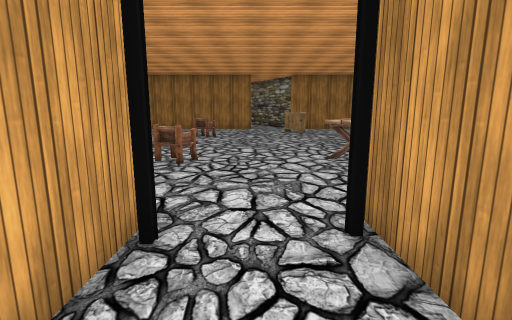
view 1 (above)

21 first-person views from a walk through a 3-D level made in the Unity game engine. The camera is 1.5 m above the floor, tilts 10° down and sees 85° across. The floor is counted in squares, 1 m on a side. Each view is taken from the middle of a square. On the plan, view 1 faces up. The plan holds only what a view shows up to about 14 squares ahead; the rest is blank. The place goes on beyond the plan. The player is left out. Some animated figures are not drawn. Door leaves are left out, so doorways stand open. Some surface patterns are stand-ins.

view 2
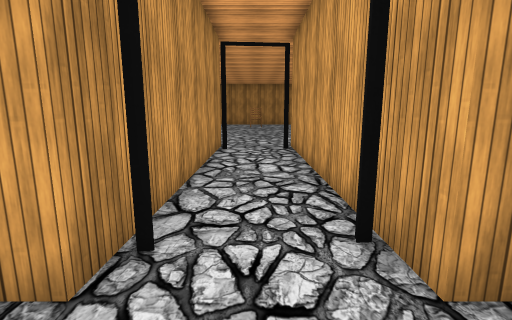

view 3
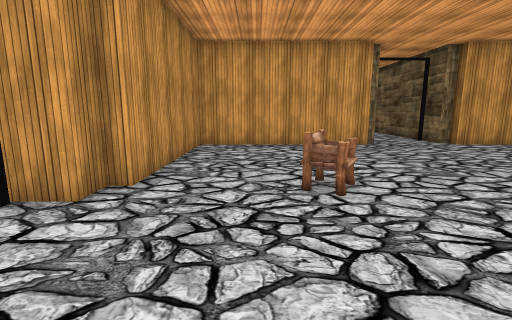

view 4
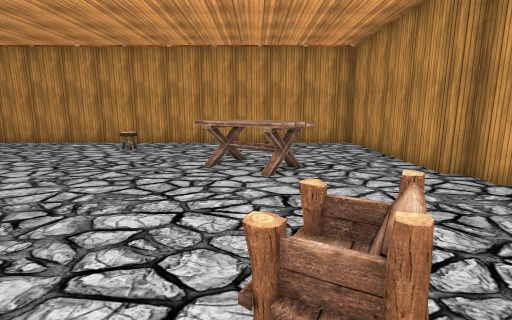

view 5
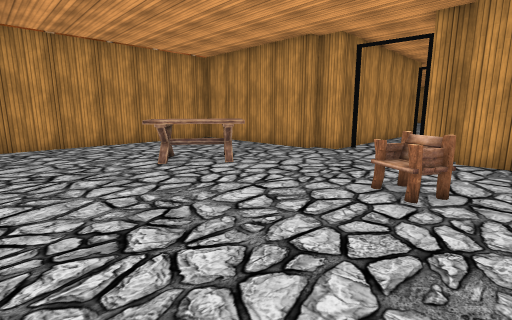

view 6
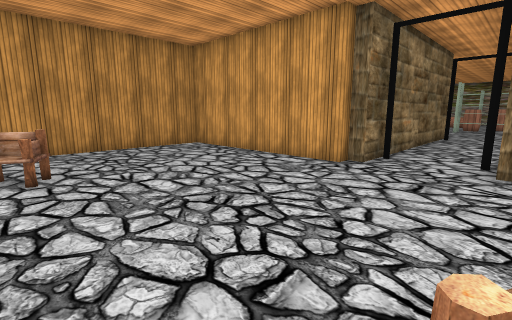

view 7
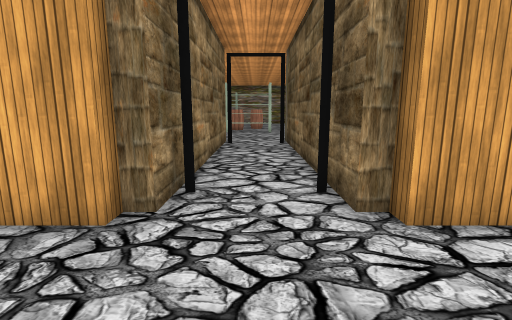

view 8
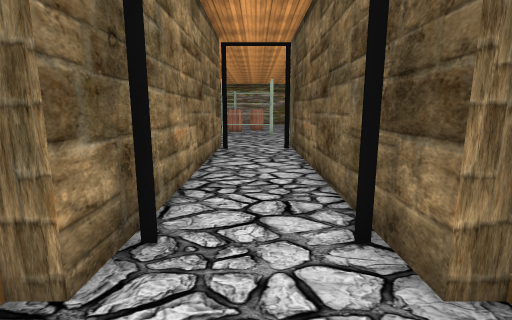

view 9
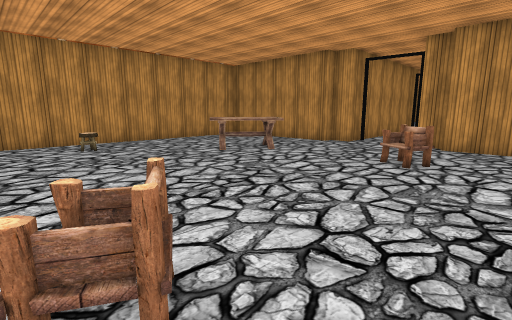

view 10
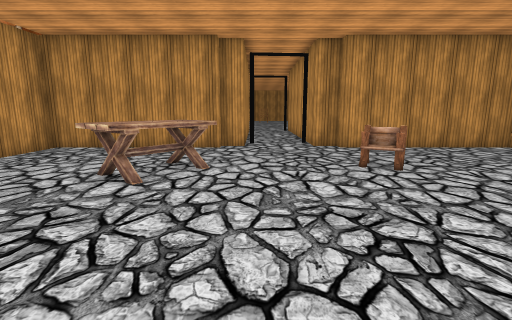

view 11
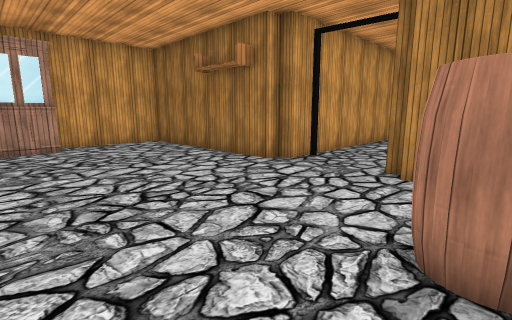

view 12
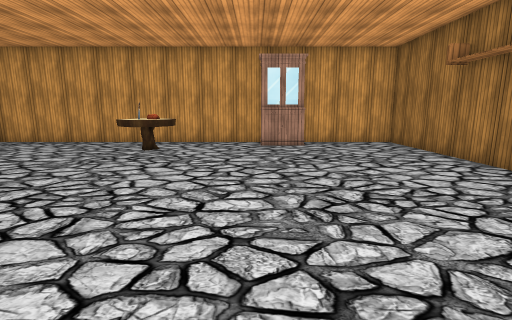

view 13
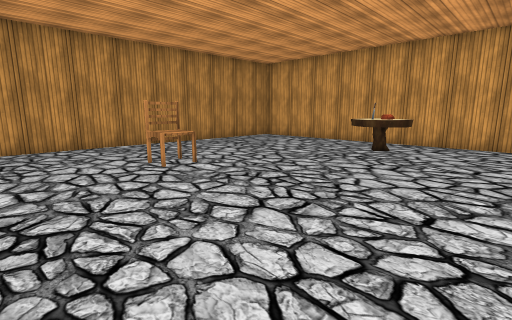

view 14
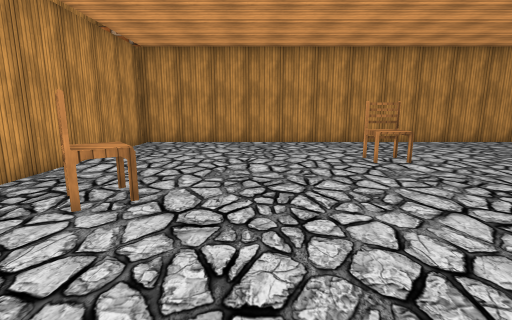

view 15
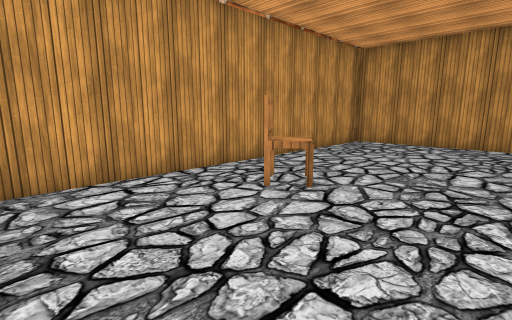

view 16
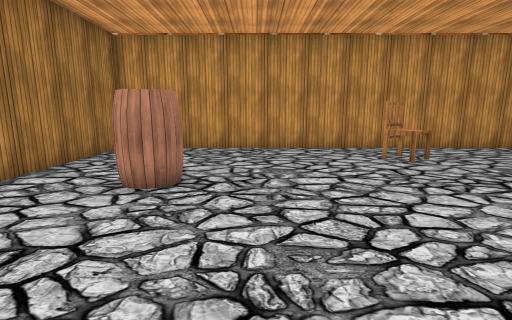

view 17
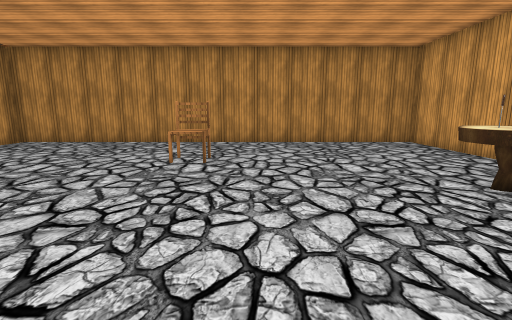

view 18
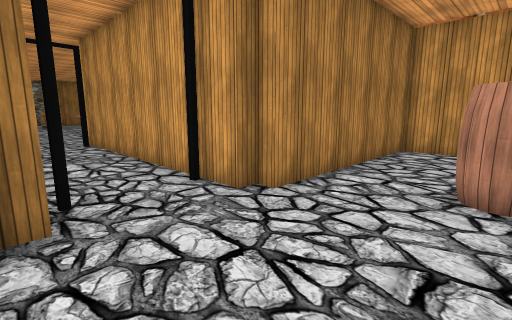

view 19
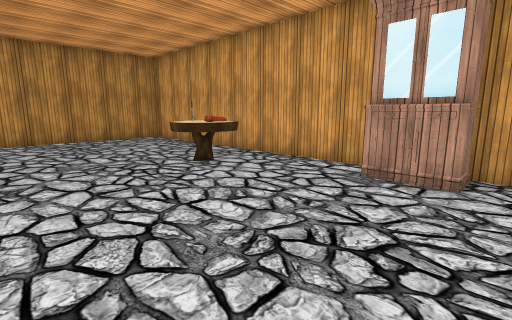

view 20
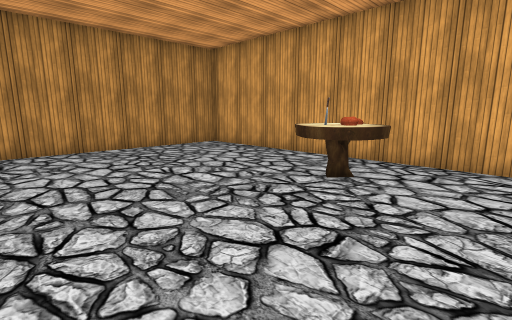

view 21
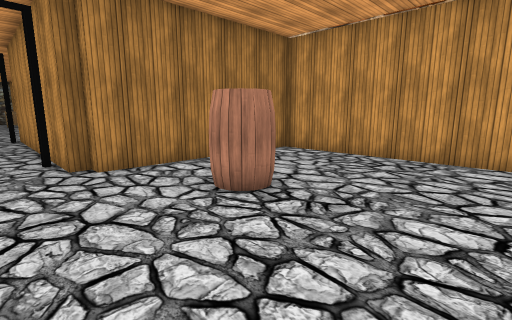

### Floor plan
Ten units are one square. View 1 is at (0, 0); x grows to the right and y downward. Boxes are objects, and circles mark ways between rooms. Rooms are numbered by the first view taken in them; rooms with no view inside come last. Other rooms are left out.
<svg viewBox="-205 -180 305 440">
<path fill="none" stroke="#000" d="M-15 -40 -15 60M15 60 15 -40M15 -40 25 -40 25 -45 95 -45 95 -175M-100 -125 -100 -120 -95 -120 -95 -45 -25 -45 -25 -40 -15 -40M-95 -175 -95 -160 -100 -160 -100 -155M-95 128 -95 255 95 255 95 65 20 65M-15 60 -20 60 -20 65 -95 65 -95 110M20 60 15 60M-200 -125 -100 -125M-100 -155 -190 -155"/>
<rect x="-35" y="-95" width="20" height="20" fill="#bbb"><title>chair</title></rect>
<rect x="-35" y="-175" width="10" height="20" fill="#bbb"><title>chair</title></rect>
<rect x="15" y="-105" width="40" height="30" fill="#bbb"><title>table</title></rect>
<rect x="65" y="-145" width="10" height="10" fill="#bbb"><title>stool</title></rect>
<rect x="-95" y="105" width="20" height="30" fill="#bbb"><title>cabinet</title></rect>
<rect x="-85" y="155" width="30" height="30" fill="#bbb"><title>table</title></rect>
<rect x="-5" y="195" width="10" height="20" fill="#bbb"><title>stool</title></rect>
<rect x="25" y="85" width="20" height="20" fill="#bbb"><title>barrel</title></rect>
<rect x="55" y="155" width="20" height="20" fill="#bbb"><title>stool</title></rect>
<circle cx="0" cy="-30" r="3" fill="#2a7"/>
<circle cx="5" cy="55" r="3" fill="#2a7"/>
<circle cx="-110" cy="-140" r="3" fill="#2a7"/>
<text x="0" y="10">1</text>
<text x="0" y="-110">2</text>
<text x="0" y="160">3</text>
<text x="-150" y="-140">4</text>
</svg>
Room 1 opens to room 2. Room 1 opens to room 3. Room 2 opens to room 4.

Where each view was taken, in squares from view 1:
view 1: 0 up, 0 right, facing up
view 2: 6 up, 0 right, facing down
view 3: 7 up, 3 right, facing left
view 4: 9 up, 4 left, facing right
view 5: 14 up, 4 left, facing down-right
view 6: 16 up, 2 left, facing down-left
view 7: 14 up, 6 left, facing left
view 8: 14 up, 8 left, facing left
view 9: 17 up, 5 left, facing down-right
view 10: 16 up, 1 right, facing down
view 11: 13 down, 4 right, facing up-left
view 12: 13 down, 4 right, facing left
view 13: 13 down, 4 right, facing down-left
view 14: 12 down, 4 right, facing down
view 15: 12 down, 3 right, facing down-right
view 16: 12 down, 2 left, facing right
view 17: 12 down, 2 left, facing down
view 18: 10 down, 2 left, facing up-right
view 19: 10 down, 2 left, facing down-left
view 20: 14 down, 1 left, facing down-left
view 21: 14 down, 0 right, facing up-right
